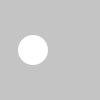
Frame 1 (no input)
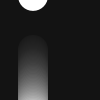
Frame 60 (the mouse pressed at the canvas centre just before this capture)
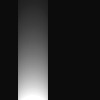
Frame 120 (the mouse held since frame 60 and released just before this capture)

The Processing sketch that drew these frames (run headless with seeded random() and noise(); from frame 60 on, the mouse is pressed at the canvas centre):

// Processing sketch: Example50_01
// ── Example50_01.pde
float y = 50.0;
float radius = 15.0;
float velocity = 1.0;
float acceleration = 0.01;

void setup() {
  size(100, 100);
  smooth();
  noStroke();
  ellipseMode(RADIUS);
}

void draw() {
  fill(0, 10);
  rect(0, 0, width, height);
  fill(255);
  ellipse(33, y, radius, radius);
  velocity += acceleration;
  y += velocity;
  if (y > height + radius) {
    y = -radius;
  }
}
